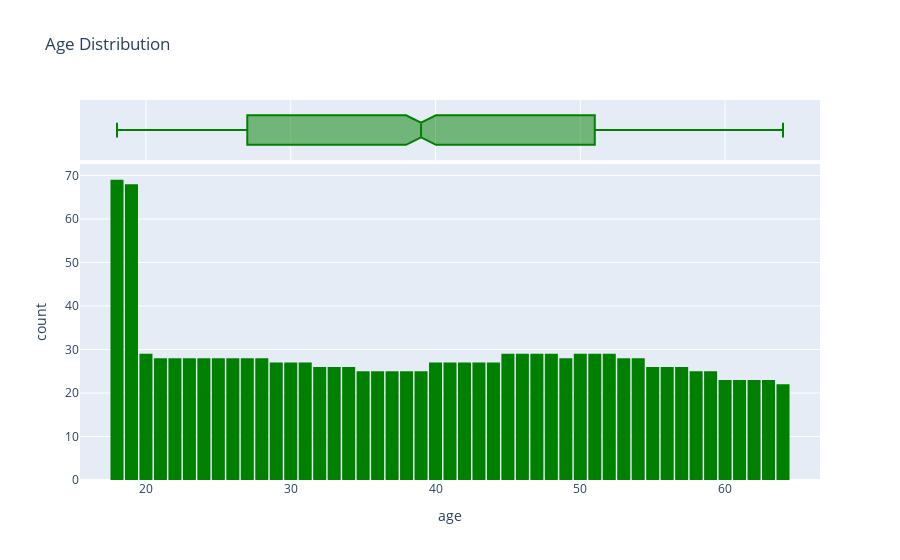

Notebook cell for this chart:
### Markdown cell above
=> Age is numeric column with minimum age of 18 and maximun age of 64. <br>
=> Box Plotting Age using 47 bins (64-18+1) histogram (one for each year) with plotly to visualise the distribution of age. <br>
=> This will show the number of customers in each age group

### Code cell
fig = px.histogram(
    df, 
    x='age',
    marginal='box',
    nbins=47, 
    color_discrete_sequence=['green'],
    title='Age Distribution'
)
fig.update_layout(bargap=0.1)
fig.show()

### Figure 1 — Plotly figure (JSON) as saved in the notebook; plotly's stock layout.template omitted (floating-point values rounded to 4 significant figures; data arrays with more than 128 entries replaced by an {"elided": "..."} marker saying what was removed)
{"data": [{"alignmentgroup": "True", "bingroup": "x", "hovertemplate": "age=%{x}<br>count=%{y}<extra></extra>", "legendgroup": "", "marker": {"color": "green", "pattern": {"shape": ""}}, "name": "", "nbinsx": 47, "offsetgroup": "", "orientation": "v", "showlegend": false, "type": "histogram", "x": {"elided": "1338 int values"}, "xaxis": "x", "yaxis": "y"}, {"alignmentgroup": "True", "hovertemplate": "age=%{x}<extra></extra>", "legendgroup": "", "marker": {"color": "green"}, "name": "", "notched": true, "offsetgroup": "", "showlegend": false, "type": "box", "x": {"elided": "1338 int values"}, "xaxis": "x2", "yaxis": "y2"}], "layout": {"bargap": 0.1, "barmode": "relative", "legend": {"tracegroupgap": 0}, "title": {"text": "Age Distribution"}, "xaxis": {"anchor": "y", "domain": [0, 1], "title": {"text": "age"}}, "xaxis2": {"anchor": "y2", "domain": [0, 1], "matches": "x", "showgrid": true, "showticklabels": false}, "yaxis": {"anchor": "x", "domain": [0, 0.8316], "title": {"text": "count"}}, "yaxis2": {"anchor": "x2", "domain": [0.8416, 1], "matches": "y2", "showgrid": false, "showline": false, "showticklabels": false, "ticks": ""}}}
